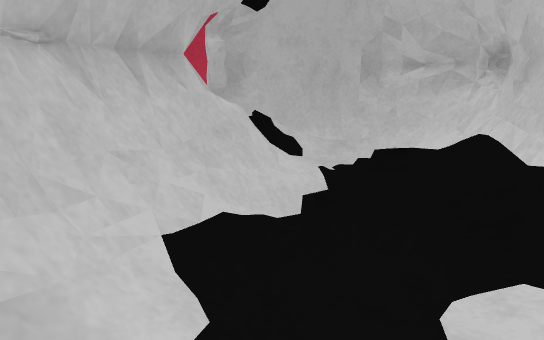
view 1 (above)

13 first-person views from a walk through a Gazebo world. The camera is 0.21 m above the floor, tilts 14° down and sees 75° across. The floor is counted in squares, 0.05 m on a side. Each view is taken from the middle of a square. On the plan, view 1 faces up. The plan holds only what a view shows up to about 20 squares ahead; the rest is blank. The place goes on beyond the plan.

view 2
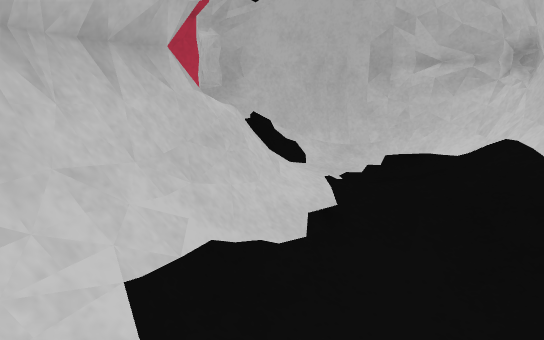

view 3
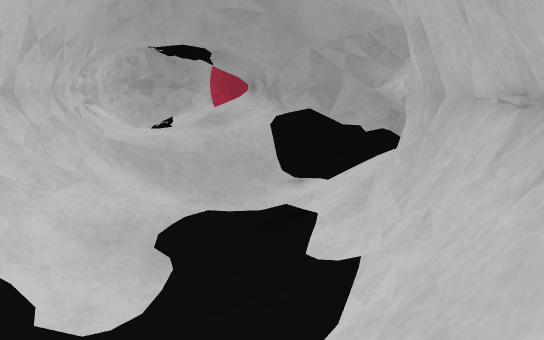

view 4
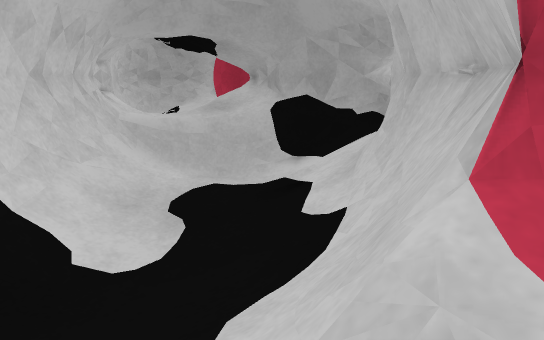

view 5
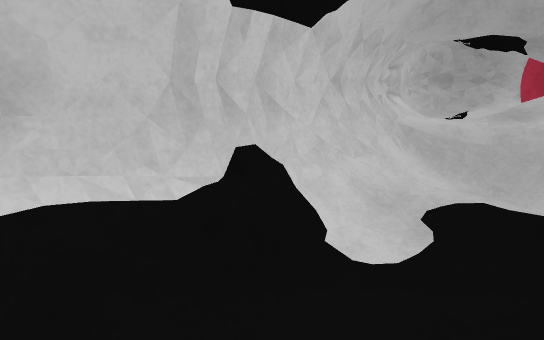

view 6
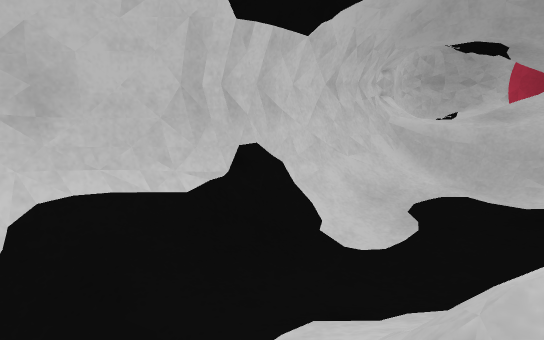

view 7
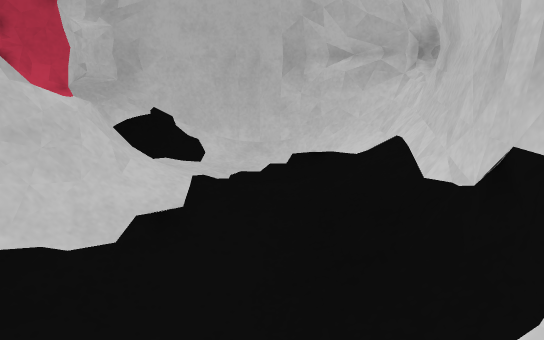

view 8
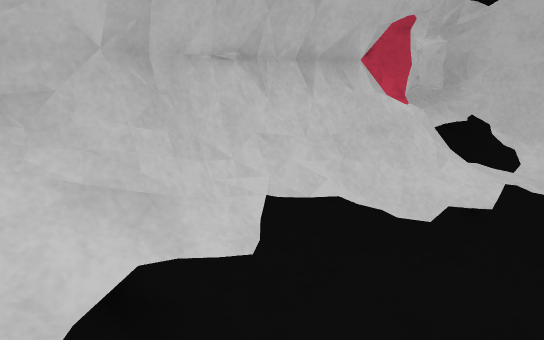

view 9
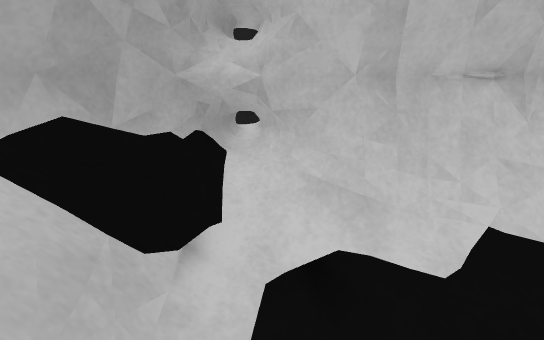

view 10
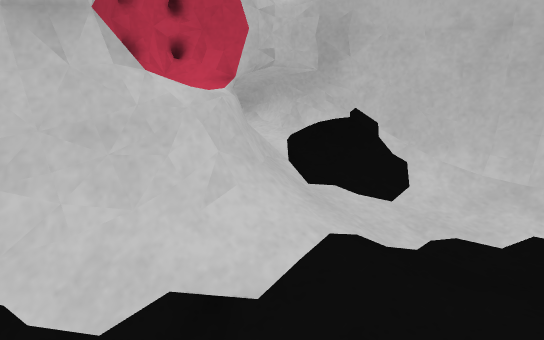

view 11
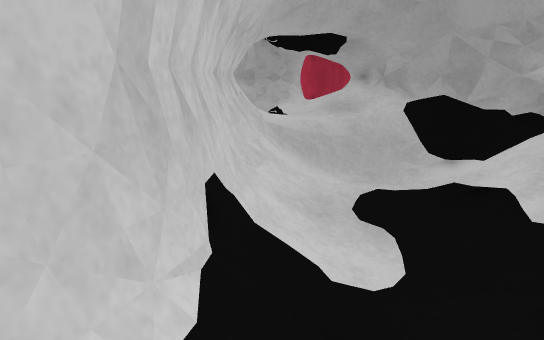

view 12
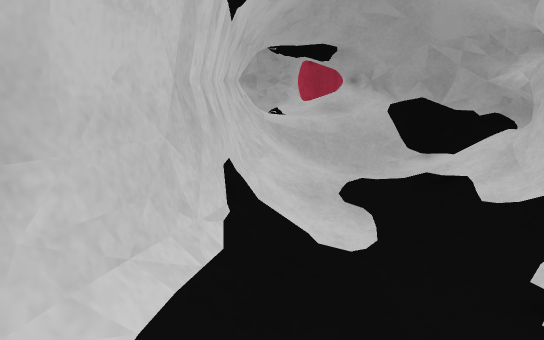

view 13
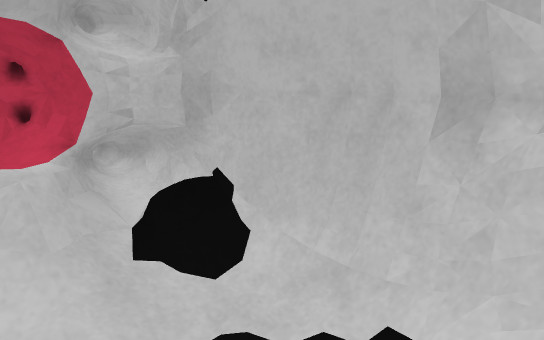

### Floor plan
Key: @ floor where view 1 was taken; # wall or solid block; . main floor; : floor 0.05 m higher than the main floor; - floor 0.05 m lower than the main floor; + floor 0.1 m higher than the main floor; / step, stairs or slope; = window, fence, low wall or low ledge; v drop or lower ground.
Columns run from 6 left of view 1 to 12 right of it. Each row starts with its distance up from view 1.
 23        #######
 22     ####=====####
 21    ##===//../==###
 20    #:  :......//=##
 19    #: :.....  :/=##
 18    #:::........:=#v
 17    ###/:......::=#v
 16     #=/:......::=#
 15     #=//......::=#
 14     ##/:......::##
 13    ##=/...... /:#v
 12   ###=/..---.  =#
 11   ##=//.-----..=#
 10   #=//..-----..=#
  9   #=/..------..=v
  8   #=/..------/.=#
  7   #=/..------..=#
  6  ##=...------..=#
  5  ##=:...----..:=#
  4  #=:/...----../=#
  3  #=::....-.../:=#
  2  #+//......../:=#
  1 ##+/:........//=#
  0 #+//:.@......//=#
 -1 ## //:...########
 -2  ##  ///====   ##
 -3   ###==####     #
 -4    ####         #

Positions as (right, up) in squares from view 1, and headings:
1: (0, 0), facing up
2: (0, 2), facing up
3: (0, 16), facing down
4: (0, 18), facing down
5: (-1, 18), facing down-right
6: (-2, 19), facing down-right
7: (5, 3), facing up
8: (5, 0), facing up-left
9: (7, 1), facing left
10: (6, 10), facing up-left
11: (8, 17), facing down
12: (8, 20), facing down
13: (9, 14), facing up-left
